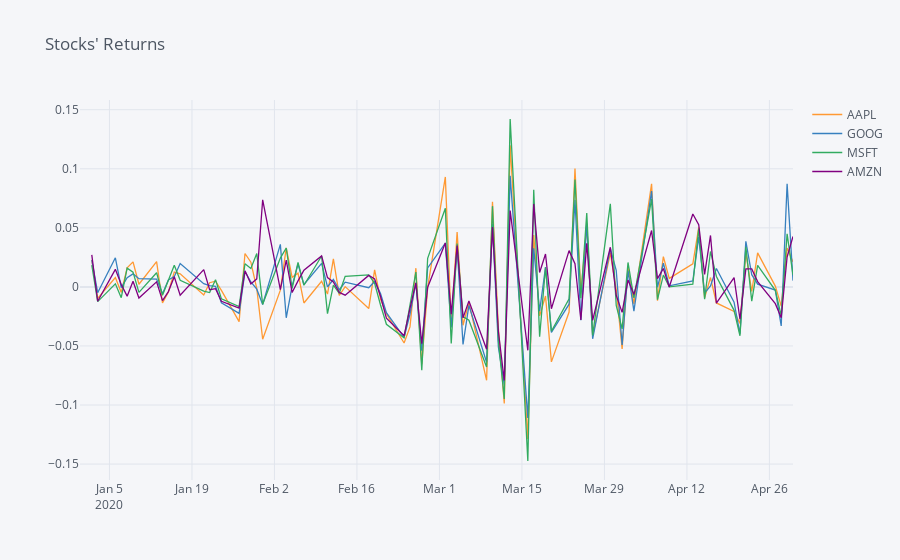

Notebook code for this chart:
### Code cell
# RUN THIS CELL ONLY IF YOU HAVE PLOTLY AND CUFFLINGS IMPORTED AND INSTALLED

tech_returns.iplot(title = "Stocks' Returns")
